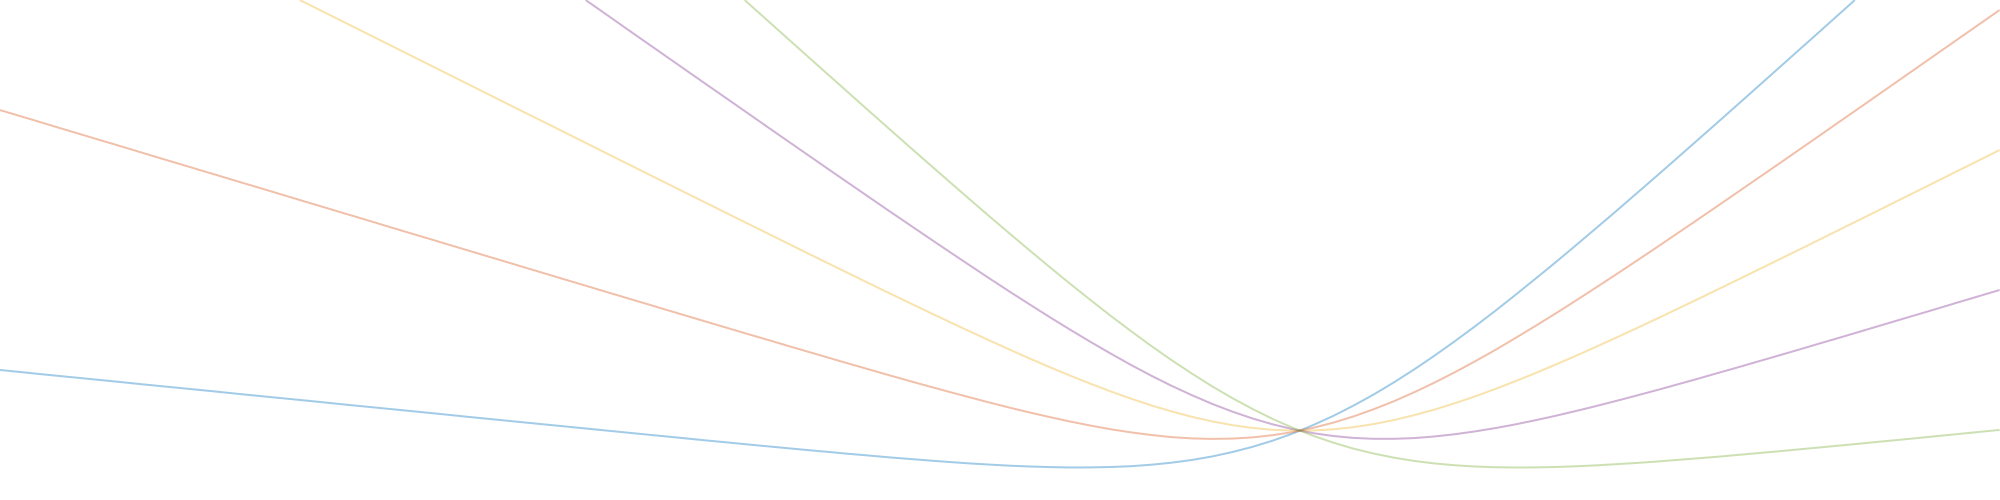

Generate this figure with gnuplot:
# Plots of log-linear Markov network (LLMN) negative log-likelihood
# (NLL)

# Copyright (c) 2020 Aubrey Barnard (CC-BY).
#
# This is a free culture work licensed to the public under a Creative
# Commons Attribution 4.0 International License
# (https://creativecommons.org/licenses/by/4.0/).

# 1-Parameter LLMN Model of Bernoulli(p) (P(X=1) = p)
# "p" is the Bernoulli parameter
# "t" stands for theta

# Z(t1) = exp(0) + exp(t1)
z_1t(t1) = 1.0 + exp(t1)

# NLL: -l(p1; t1) = (1 - p1) log Z - p1 (t1 - log Z)
nll_1t(p1, t1) = (1.0 - p1) * log(z_1t(t1)) - p1 * (t1 - log(z_1t(t1)))

# LL gradient: ∇l(p1; t1) = [p1 - exp(t1) / Z,]
nll_grad_1t_t1(p1, t1) = -p1 + exp(t1) / z_1t(t1)

# Set up plot

# Set line styles to use Matlab colors and open shapes
set linetype 1 linecolor rgb "#a00072bd" pointtype 6
set linetype 2 linecolor rgb "#a0d95319" pointtype 8
set linetype 3 linecolor rgb "#a0edb120" pointtype 10
set linetype 4 linecolor rgb "#a07e2f8e" pointtype 4
set linetype 5 linecolor rgb "#a077ac30" pointtype 12
set linetype 6 linecolor rgb "#a04dbeee" pointtype 14
set linetype 7 linecolor rgb "#a0a2142f" pointtype 2
set linetype cycle 7

# Get rid of all text
unset title
unset xlabel
unset x2label
unset ylabel
unset y2label
# Make the plot extend to the edges of the canvas
set lmargin at screen 0
set rmargin at screen 1
set bmargin at screen 0
set tmargin at screen 1
# Get rid of border and tics
unset border
unset tics
# Make x and y axes have equal scale
set size ratio -1

# Output as SVG
set terminal svg size 2000,500 name "llmn_nlls_plot" lw 2

# Plot NLL for p in "odd tenths"
plot [t1=-13:7] [0:5] for [p1=1:9:2] nll_1t(p1/10.0, t1) notitle
